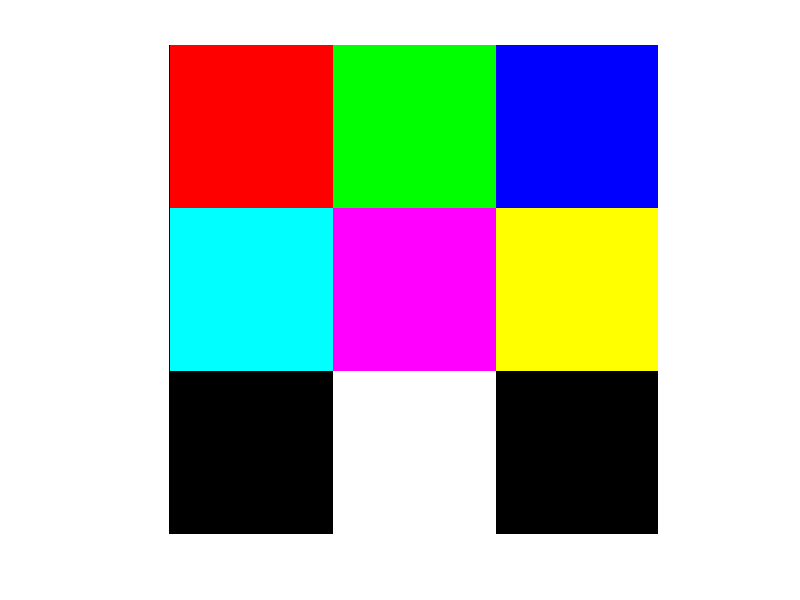

Write MATLAB code to recreate this figure.
% %%%%%%%%%%%%%%%%%%%%%%%%%%%%%%%%%%%%%%%%%%%%%%%%%%%%%%%%%%%%%%%%%%%%%%%%
%
%	MPOV - uloha 1a - spektralni charakteristiky	
%
%
%	- soubor generuje na obrazovku obrazec Red, Green, Blue, Cyan,
%	  Magenta, Yellow, Black, White	
%	- ukazka vystupu je v souboru ostatni/vzor.bmp	
%
%	
%	verze: 9-2015 / midas.uamt.feec.vutbr.cz
%
% %%%%%%%%%%%%%%%%%%%%%%%%%%%%%%%%%%%%%%%%%%%%%%%%%%%%%%%%%%%%%%%%%%%%%%%%


close all
clear all
clc

height = 100;
width = 100;

% RED
r = 0; c = 0; %r = row, c = column
img((r*height + 1):((r+1)*height),(c*width + 1):((c+1)*width),1) = 255;
img((r*height + 1):((r+1)*height),(c*width + 1):((c+1)*width),2) = 0;
img((r*height + 1):((r+1)*height),(c*width + 1):((c+1)*width),3) = 0;

% GREEN
r = 0; c = 1;
img((r*height + 1):((r+1)*height),(c*width + 1):((c+1)*width),1) = 0;
img((r*height + 1):((r+1)*height),(c*width + 1):((c+1)*width),2) = 255;
img((r*height + 1):((r+1)*height),(c*width + 1):((c+1)*width),3) = 0;

% BLUE
r = 0; c = 2;
img((r*height + 1):((r+1)*height),(c*width + 1):((c+1)*width),1) = 0;
img((r*height + 1):((r+1)*height),(c*width + 1):((c+1)*width),2) = 0;
img((r*height + 1):((r+1)*height),(c*width + 1):((c+1)*width),3) = 255;

% CYAN
r = 1; c = 0;
img((r*height + 1):((r+1)*height),(c*width + 1):((c+1)*width),1) = 0;
img((r*height + 1):((r+1)*height),(c*width + 1):((c+1)*width),2) = 255;
img((r*height + 1):((r+1)*height),(c*width + 1):((c+1)*width),3) = 255;

% MAGENTA
r = 1; c = 1;
img((r*height + 1):((r+1)*height),(c*width + 1):((c+1)*width),1) = 255;
img((r*height + 1):((r+1)*height),(c*width + 1):((c+1)*width),2) = 0;
img((r*height + 1):((r+1)*height),(c*width + 1):((c+1)*width),3) = 255;

% YELLOW
r = 1; c = 2;
img((r*height + 1):((r+1)*height),(c*width + 1):((c+1)*width),1) = 255;
img((r*height + 1):((r+1)*height),(c*width + 1):((c+1)*width),2) = 255;
img((r*height + 1):((r+1)*height),(c*width + 1):((c+1)*width),3) = 0;

% BLACK
r = 2; c = 0;
img((r*height + 1):((r+1)*height),(c*width + 1):((c+1)*width),1) = 0;
img((r*height + 1):((r+1)*height),(c*width + 1):((c+1)*width),2) = 0;
img((r*height + 1):((r+1)*height),(c*width + 1):((c+1)*width),3) = 0;

% WHITE
r = 2; c = 1;
img((r*height + 1):((r+1)*height),(c*width + 1):((c+1)*width),1) = 255;
img((r*height + 1):((r+1)*height),(c*width + 1):((c+1)*width),2) = 255;
img((r*height + 1):((r+1)*height),(c*width + 1):((c+1)*width),3) = 255;

% BLACK
r = 2; c = 2;
img((r*height + 1):((r+1)*height),(c*width + 1):((c+1)*width),1) = 0;
img((r*height + 1):((r+1)*height),(c*width + 1):((c+1)*width),2) = 0;
img((r*height + 1):((r+1)*height),(c*width + 1):((c+1)*width),3) = 0;



% vykresli vystup

figure;
imshow(img);